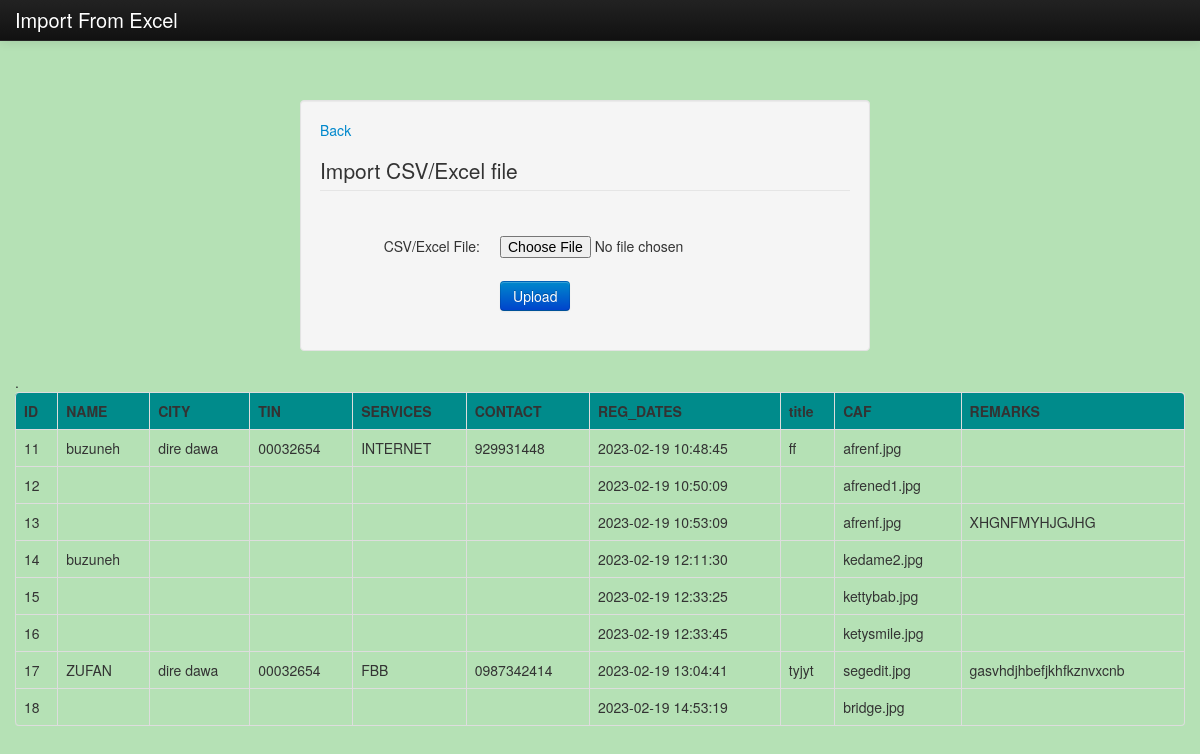
Screenshot of /ImportEx/index.php with the database file from the repository.
### tables this page shows
CREATE TABLE `customers` (
  `ID` int(11) NOT NULL,
  `NAMES` varchar(255) DEFAULT NULL,
  `CITY` varchar(255) DEFAULT NULL,
  `TIN` varchar(255) DEFAULT NULL,
  `SERVICES` varchar(255) DEFAULT NULL,
  `CONTACT` varchar(255) DEFAULT NULL,
  `REG_DATES` datetime NOT NULL DEFAULT current_timestamp() ON UPDATE current_timestamp(),
  `title` varchar(255) DEFAULT NULL,
  `image` varchar(255) DEFAULT NULL,
  `REMARKS` varchar(1000) DEFAULT NULL
);

### ImportEx/index.php (the view, shortened to what this page needs)
<!DOCTYPE html>
<?php
	include ('C:\xampp\htdocs\PHP\CRM\connect.php');
?>
<html lang="en">
	<head>
		<link rel="stylesheet" href="css/bootstrap.min.css">
		<link rel="stylesheet" href="css/bootstrap-responsive.min.css">
		<link rel="stylesheet" href="css/bootstrap-custom.css">
	</head>
	<body style="background-color:#adad" >
	<div class="navbar navbar-inverse navbar-fixed-top">
		<div class="navbar-inner">
			<div class="container">
				<a style="text-align: center;" class="brand" href="#">Import From Excel</a>
			</div>
		</div>
	</div>
	<div id="wrap">
	<div class="container">
		<div class="row">
			<div class="span6" id="form-login">
				<form class="form-horizontal well" action="import.php" method="post" name="upload_excel" enctype="multipart/form-data">
				<p><a href="\PHP\CRM\customerHome.php">Back</a></p>
				<fieldset>
						<legend>Import CSV/Excel file</legend>
						<div class="control-group">
							<div class="control-label">
								<label>CSV/Excel File:</label>
							</div>
							<div class="controls">
								<input type="file" name="file" id="file" class="input-large">
							</div>
						</div>
						<div class="control-group">
							<div class="controls">
							<button type="submit" id="submit" name="Import" class="btn btn-primary button-loading" data-loading-text="Loading...">Upload</button>
							</div>
						</div>
					</fieldset>
				</form>
			</div>
			<div class="span3 hidden-phone"></div>
		</div>
		<table class="table table-bordered">
			<thead>
				  	<tr style="background-color: darkcyan;" >
<th>ID</th>
  <th> NAME </th>
   <th> CITY </th>
   <th> TIN </th>
   <th> SERVICES </th>
   <th> CONTACT </th>
   <th> REG_DATES</th>
   <th> title</th>
   <th> CAF</th>.
   <th> REMARKS</th>
				  	</tr>
				  </thead>
			<?php
				$sql = "SELECT * FROM customers";
				$result_set =  mysqli_query($mysqli, $sql);
				while($row = mysqli_fetch_array($result_set))
				{
				?>
					<tr>
						<td><?php echo $row['ID']; ?></td>
						<td><?php echo $row['NAMES']; ?></td>
						<td><?php echo $row['CITY']; ?></td>
						<td><?php echo $row['TIN']; ?></td>
						<td><?php echo $row['SERVICES']; ?></td>
						<td><?php echo $row['CONTACT']; ?></td>
						<td><?php echo $row['REG_DATES']; ?></td>
						<td><?php echo $row['title']; ?></td>
						<td><?php echo $row['image']; ?></td>
						<td><?php echo $row['REMARKS']; ?></td>
					</tr>
				<?php
				}
			?>
		</table>
	</div>
	</div>
	</body>
</html>

### rows the page displays
customers: ID "11", NAMES "buzuneh", CITY "dire dawa", TIN "00032654", SERVICES "INTERNET", CONTACT "929931448", REG_DATES "2023-02-19 10:48:45", title "ff", image "afrenf.jpg"
customers: ID "12", REG_DATES "2023-02-19 10:50:09", image "afrened1.jpg"
customers: ID "13", REG_DATES "2023-02-19 10:53:09", image "afrenf.jpg", REMARKS "XHGNFMYHJGJHG"
customers: ID "14", NAMES "buzuneh", REG_DATES "2023-02-19 12:11:30", image "kedame2.jpg"
customers: ID "15", REG_DATES "2023-02-19 12:33:25", image "kettybab.jpg"
customers: ID "16", REG_DATES "2023-02-19 12:33:45", image "ketysmile.jpg"
customers: ID "17", NAMES "ZUFAN", CITY "dire dawa", TIN "00032654", SERVICES "FBB", CONTACT "0987342414", REG_DATES "2023-02-19 13:04:41", title "tyjyt", image "segedit.jpg", REMARKS "gasvhdjhbefjkhfkznvxcnb"
customers: ID "18", REG_DATES "2023-02-19 14:53:19", image "bridge.jpg"
